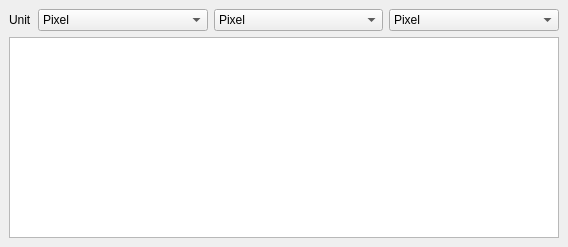
<?xml version="1.0" encoding="UTF-8"?>
<ui version="4.0">
 <class>MainWindow</class>
 <widget class="QMainWindow" name="MainWindow">
  <property name="geometry">
   <rect>
    <x>0</x>
    <y>0</y>
    <width>568</width>
    <height>247</height>
   </rect>
  </property>
  <property name="windowTitle">
   <string>Classification Statistics</string>
  </property>
  <widget class="QWidget" name="centralwidget">
   <layout class="QVBoxLayout" name="verticalLayout">
    <item>
     <layout class="QHBoxLayout" name="horizontalLayout" stretch="0,1,1,1">
      <property name="topMargin">
       <number>0</number>
      </property>
      <item>
       <widget class="QLabel" name="label">
        <property name="text">
         <string>Unit</string>
        </property>
       </widget>
      </item>
      <item>
       <widget class="QComboBox" name="mUnitUnknown">
        <item>
         <property name="text">
          <string>Pixel</string>
         </property>
        </item>
        <item>
         <property name="text">
          <string>Percentage</string>
         </property>
        </item>
       </widget>
      </item>
      <item>
       <widget class="QComboBox" name="mUnitStandard">
        <item>
         <property name="text">
          <string>Pixel</string>
         </property>
        </item>
        <item>
         <property name="text">
          <string>Percentage</string>
         </property>
        </item>
        <item>
         <property name="text">
          <string>Square Meters</string>
         </property>
        </item>
        <item>
         <property name="text">
          <string>Hectares</string>
         </property>
        </item>
        <item>
         <property name="text">
          <string>Square Kilometers</string>
         </property>
        </item>
        <item>
         <property name="text">
          <string>Square Feet</string>
         </property>
        </item>
        <item>
         <property name="text">
          <string>Square Yards</string>
         </property>
        </item>
        <item>
         <property name="text">
          <string>Acres</string>
         </property>
        </item>
        <item>
         <property name="text">
          <string>Square Miles</string>
         </property>
        </item>
       </widget>
      </item>
      <item>
       <widget class="QComboBox" name="mUnitGeographic">
        <item>
         <property name="text">
          <string>Pixel</string>
         </property>
        </item>
        <item>
         <property name="text">
          <string>Percentage</string>
         </property>
        </item>
        <item>
         <property name="text">
          <string>Square Degrees </string>
         </property>
        </item>
       </widget>
      </item>
     </layout>
    </item>
    <item>
     <widget class="PlotWidget" name="mPlot">
      <property name="minimumSize">
       <size>
        <width>0</width>
        <height>50</height>
       </size>
      </property>
     </widget>
    </item>
   </layout>
  </widget>
 </widget>
 <customwidgets>
  <customwidget>
   <class>PlotWidget</class>
   <extends>QGraphicsView</extends>
   <header>enmapboxapplications.imagestatistics.core</header>
  </customwidget>
 </customwidgets>
 <resources/>
 <connections/>
</ui>
